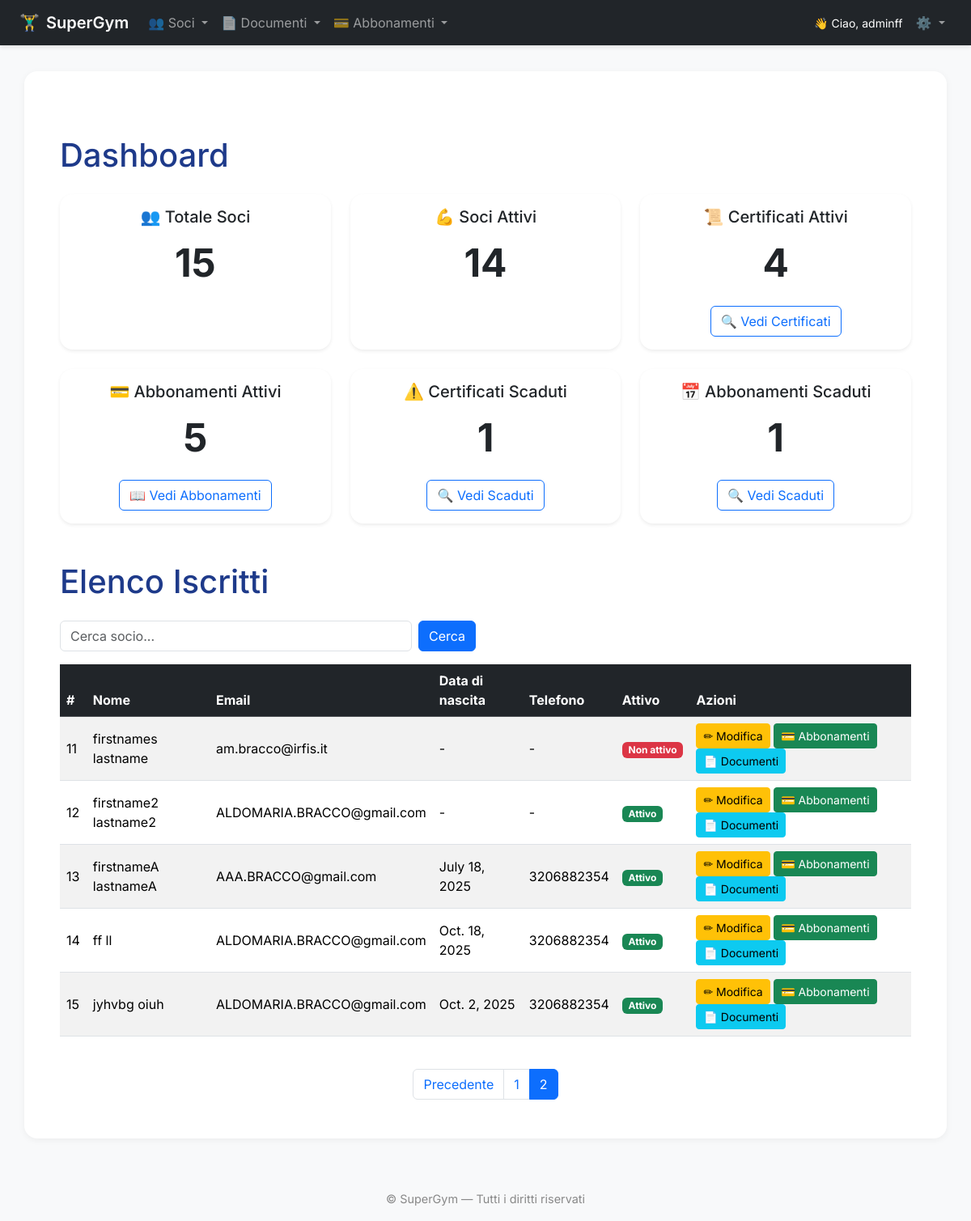
Screenshot of /dashboard/?page=2 (signed in) with the database file from the repository.
### members/models.py (models this page shows, shortened)
class Member(AbstractUser):
    first_name = models.CharField(_("Nome"), max_length=150, blank=False)
    last_name = models.CharField(_("Cognome"), max_length=150, blank=False)
    email = models.EmailField(_("Email"), blank=False)
    date_of_birth = models.DateField(_("Data di nascita"), null=True, blank=True)
    phone_number = models.CharField(_("Numero di telefono"), max_length=20, blank=True)
    address = models.CharField(_("Indirizzo"), max_length=255, blank=True)
    class Meta:
        verbose_name = _("Socio")
        verbose_name_plural = _("Soci")
        ordering = ['last_name', 'first_name']

### members/views.py (the view, shortened to what this page needs)
# urls.py: path('dashboard/', views.dashboard, name='dashboard'),
@login_required
def dashboard(request):
    user = request.user
    if user.is_staff or user.is_superuser:
        search_query = request.GET.get('q', '')
        members_qs = Member.objects.all()
        paginator = Paginator(members_qs.order_by('last_name', 'first_name'), 10)
        page_number = request.GET.get('page')
        members = paginator.get_page(page_number)
        total_members = Member.objects.count()
        active_members = Member.objects.filter(is_active=True).count()
        total_documents = MemberDocument.objects.count()
        today = timezone.now().date()
        expired_certificates = 0
        active_certificates = 0
        for member in Member.objects.all():
            latest_cert = member.documents.filter(document_type='MEDICAL_CERTIFICATE').order_by('-expiration_date').first()
            if latest_cert:
                if latest_cert.expiration_date and latest_cert.expiration_date < today:
                    expired_certificates += 1
                else:
                    active_certificates += 1
        from collections import defaultdict
        member_categories = defaultdict(dict)
        active_subscriptions = 0
        expired_subscriptions = 0
        for sub in Subscription.objects.select_related('member').all():
            member_id = sub.member.id
            category = sub.category
            if category not in member_categories[member_id] or sub.end_date > member_categories[member_id][category].end_date:
                member_categories[member_id][category] = sub
        for member_subs in member_categories.values():
            for sub in member_subs.values():
                if sub.start_date > today:
                    continue  # non ancora attivo
                elif sub.end_date < today:
                    expired_subscriptions += 1
                else:
                    active_subscriptions += 1
        total_subscriptions = Subscription.objects.count()
        context = {
            'members': members,
            'total_members': total_members,
            'active_members': active_members,
            'total_documents': total_documents,
            'expired_certificates': expired_certificates,
            'active_certificates': active_certificates,
            'total_subscriptions': total_subscriptions,
            'active_subscriptions': active_subscriptions,
            'expired_subscriptions': expired_subscriptions,
            'request': request,
        }
        return render(request, 'dashboard.html', context)

### templates/dashboard.html (shortened to what this page needs)
{% extends "base.html" %}
{% load static %}
{% block content %}
{% block head %}
<link href="{% static '/css/dashboard.css' %}" rel="stylesheet">
{% endblock %}
<div class="container mt-5">
    <h1 class="mb-4">Dashboard</h1>
        <div class="row g-4 mb-5">
        <div class="col-md-4 col-sm-6">
            <div class="card h-100 shadow-sm border-0 bg-gradient"
                 style="background: linear-gradient(135deg, #fff3cd, #ffe69c);">
                <div class="card-body text-center">
                    <h5 class="card-title mb-3">👥 Totale Soci</h5>
                    <p class="display-5 fw-bold">{{ total_members }}</p>
                </div>
            </div>
        </div>
        <div class="col-md-4 col-sm-6">
            <div class="card h-100 shadow-sm border-0 bg-gradient"
                 style="background: linear-gradient(135deg, #198754, #28a745);">
                <div class="card-body text-center">
                    <h5 class="card-title mb-3">💪 Soci Attivi</h5>
                    <p class="display-5 fw-bold">{{ active_members }}</p>
                </div>
            </div>
        </div>
        <div class="col-md-4 col-sm-6">
            <div class="card h-100 shadow-sm border-0 bg-gradient"
                 style="background: linear-gradient(135deg, #fff3cd, #ffe69c);">
                <div class="card-body text-center">
                    <h5 class="card-title mb-3">📜 Certificati Attivi</h5>
                    <p class="display-5 fw-bold">{{ active_certificates }}</p>
                    <a href="{% url 'members:medical_certificate_status' %}?status=Attivo"
                       class="btn btn-outline-primary mt-2">🔍 Vedi Certificati</a>
                </div>
            </div>
        </div>
        <div class="col-md-4 col-sm-6">
            <div class="card h-100 shadow-sm border-0 bg-gradient"
                 style="background: linear-gradient(135deg, #dc3545, #e74c3c);">
                <div class="card-body text-center">
                    <h5 class="card-title mb-3">💳 Abbonamenti Attivi</h5>
                    <p class="display-5 fw-bold">{{ active_subscriptions }}</p>
                    <a href="{% url 'members:subscription_status' %}?status=Attivo"
                       class="btn btn-outline-primary mt-2">📖 Vedi Abbonamenti</a>
                </div>
            </div>
        </div>
        <div class="col-md-4 col-sm-6">
            <div class="card h-100 shadow-sm border-0 bg-gradient"
                 style="background: linear-gradient(135deg, #6c757d, #495057);">
                <div class="card-body text-center">
                    <h5 class="card-title mb-3">⚠️ Certificati Scaduti</h5>
                    <p class="display-5 fw-bold">{{ expired_certificates }}</p>
                    <a href="{% url 'members:medical_certificate_status' %}?status=Scaduto"
                       class="btn btn-outline-primary mt-2">🔍 Vedi Scaduti</a>
                </div>
            </div>
        </div>
        <div class="col-md-4 col-sm-6">
            <div class="card h-100 shadow-sm border-0 bg-gradient"
                 style="background: linear-gradient(135deg, #212529, #343a40);">
                <div class="card-body text-center">
                    <h5 class="card-title mb-3">📅 Abbonamenti Scaduti</h5>
                    <p class="display-5 fw-bold">{{ expired_subscriptions }}</p>
                    <a href="{% url 'members:subscription_status' %}?status=Scaduto"
                       class="btn btn-outline-primary mt-2">🔍 Vedi Scaduti</a>
                </div>
            </div>
        </div>
    </div>
    <h1 class="mb-4">Elenco Iscritti</h1>
    <div class="row mb-3">
        <div class="col-md-6">
            <form method="get" class="d-flex">
                <input type="text" name="q" class="form-control me-2" placeholder="Cerca socio..." value="{{ request.GET.q }}">
                <button type="submit" class="btn btn-primary">Cerca</button>
            </form>
        </div>
    </div>
    <div class="row">
        <div class="col-12">
            <div class="table-responsive">
                <table class="table table-striped table-hover align-middle">
                    <thead class="table-dark">
                        <tr>
                            <th>#</th>
                            <th>Nome</th>
                            <th>Email</th>
                            <th>Data di nascita</th>
                            <th>Telefono</th>
                            <th>Attivo</th>
                            <th>Azioni</th>
                        </tr>
                    </thead>
                    <tbody>
                        {% for member in members %}
                        <tr>
                            <td>{{ forloop.counter0|add:members.start_index }}</td>
                            <td>{{ member.first_name }} {{ member.last_name }}</td>
                            <td>{{ member.email }}</td>
                            <td>{{ member.date_of_birth|default:"-" }}</td>
                            <td>{{ member.phone_number|default:"-" }}</td>
                            <td>
                                {% if member.is_active %}
                                    <span class="badge bg-success">Attivo</span>
                                {% else %}
                                    <span class="badge bg-danger">Non attivo</span>
                                {% endif %}
                            </td>
                            <td>
                                <a href="{% url 'members:edit_member' member.id %}" class="btn btn-sm btn-warning">✏ Modifica</a>
                                <a href="{% url 'members:subscription_list' member.id %}" class="btn btn-sm btn-success">💳 Abbonamenti</a>
                                <a href="{% url 'members:add_member_document' member.id %}" class="btn btn-sm btn-info">📄 Documenti</a>
                            </td>
                        </tr>
                        {% empty %}
                        <tr>
                            <td colspan="7" class="text-center">Nessun socio trovato.</td>
                        </tr>
                        {% endfor %}
                    </tbody>
                </table>
            </div>
        </div>
    </div>
    <div class="d-flex justify-content-center mt-4">
        <nav aria-label="Page navigation">
            <ul class="pagination">
                {% if members.has_previous %}
                <li class="page-item">
                    <a class="page-link" href="?page={{ members.previous_page_number }}{% if request.GET.q %}&q={{ request.GET.q }}{% endif %}">Precedente</a>
                </li>
                {% endif %}
                {% for num in members.paginator.page_range %}
                    {% if members.number == num %}
                    <li class="page-item active"><a class="page-link" href="#">{{ num }}</a></li>
                    {% else %}
                    <li class="page-item"><a class="page-link" href="?page={{ num }}{% if request.GET.q %}&q={{ request.GET.q }}{% endif %}">{{ num }}</a></li>
                    {% endif %}
                {% endfor %}
            </ul>
        </nav>
    </div>
</div>
{% endblock %}

### templates/base.html (shortened to what this page needs)
<!DOCTYPE html>
{% load static %}
<html lang="it">
<head>
    <link href="https://cdn.jsdelivr.net/npm/bootstrap@5.3.2/dist/css/bootstrap.min.css" rel="stylesheet">
    <link href="{% static '/css/style.css' %}" rel="stylesheet">
</head>
<body>
<nav class="navbar navbar-expand-lg navbar-dark bg-dark">
    <div class="container-fluid px-4">
        <a class="navbar-brand d-flex align-items-center" href="{% url 'dashboard' %}">
            🏋️‍♂️ <span class="ms-2">SuperGym</span>
        </a>
        <div class="collapse navbar-collapse" id="navbarContent">
            {% if user.is_authenticated %}
            {% if user.is_staff or user.is_superuser %}
            <ul class="navbar-nav me-auto mb-2 mb-lg-0">
                <li class="nav-item dropdown">
                    <a class="nav-link dropdown-toggle" href="#" id="membersDropdown" role="button" data-bs-toggle="dropdown" aria-expanded="false">
                        👥 Soci
                    </a>
                </li>
                <li class="nav-item dropdown">
                    <a class="nav-link dropdown-toggle" href="#" id="docsDropdown" role="button" data-bs-toggle="dropdown" aria-expanded="false">
                        📄 Documenti
                    </a>
                </li>
                <li class="nav-item dropdown">
                    <a class="nav-link dropdown-toggle" href="#" id="subsDropdown" role="button" data-bs-toggle="dropdown" aria-expanded="false">
                        💳 Abbonamenti
                    </a>
                </li>
            </ul>
            {% endif %}
            <ul class="navbar-nav ms-auto mb-2 mb-lg-0 align-items-center">
                <li class="nav-item me-2 text-white small">
                    👋 Ciao, {{ user.first_name|default:user.username }}
                </li>
                <li class="nav-item dropdown">
                    <a class="nav-link dropdown-toggle" href="#" id="systemDropdown" role="button" data-bs-toggle="dropdown" aria-expanded="false">
                        ⚙️
                    </a>
                </li>
            </ul>
            {% endif %}
        </div>
    </div>
</nav>
<main class="container main-container">
    {% block content %}{% endblock %}
</main>
<footer>
    © {{ now|date:"Y" }} SuperGym — Tutti i diritti riservati
</footer>
</body>
</html>

### static/css/style.css (style rules this page uses)
body { background-color: #f8f9fa; }
.card { border-radius: 1rem; }
body { font-family: 'Inter', sans-serif; background-color: #f8f9fa; }
.navbar { box-shadow: 0 2px 5px rgba(0,0,0,0.1); }
.navbar-brand { font-weight: 600; font-size: 1.25rem; }
.nav-link { transition: color 0.2s, transform 0.2s; }
.main-container { background: white; border-radius: 1rem; padding: 2rem; box-shadow: 0 2px 8px rgba(0,0,0,0.05); margin-top: 2rem; }
footer { text-align: center; font-size: 0.9rem; color: #888; margin-top: 3rem; padding: 1rem 0; }

### static/css/dashboard.css (style rules this page uses)
.card { color: dark; transition: transform 0.2s ease, box-shadow 0.2s ease; border-radius: 1rem; }
h1 { color:#1E3A8A; }

### rows the page displays
Member: first_name "adminff"
Member: first_name "firstnames", last_name "lastname", email "am.bracco@irfis.it", date_of_birth "-", phone_number "-", is_active "Non attivo"
Member: first_name "firstname2", last_name "lastname2", email "ALDOMARIA.BRACCO@gmail.com", date_of_birth "-", phone_number "-", is_active "Attivo"
Member: first_name "firstnameA", last_name "lastnameA", email "AAA.BRACCO@gmail.com", date_of_birth "July 18, 2025", phone_number "3206882354", is_active "Attivo"
Member: first_name "ff", last_name "ll", email "ALDOMARIA.BRACCO@gmail.com", date_of_birth "Oct. 18, 2025", phone_number "3206882354", is_active "Attivo"
Member: first_name "jyhvbg", last_name "oiuh", email "ALDOMARIA.BRACCO@gmail.com", date_of_birth "Oct. 2, 2025", phone_number "3206882354", is_active "Attivo"

### other values shown
{{ total_members }} "15"
{{ active_members }} "14"
{{ active_certificates }} "4"
{{ active_subscriptions }} "5"
{{ expired_certificates }} "1"
{{ expired_subscriptions }} "1"
{{ num }} "1"
{{ num }} "2"
